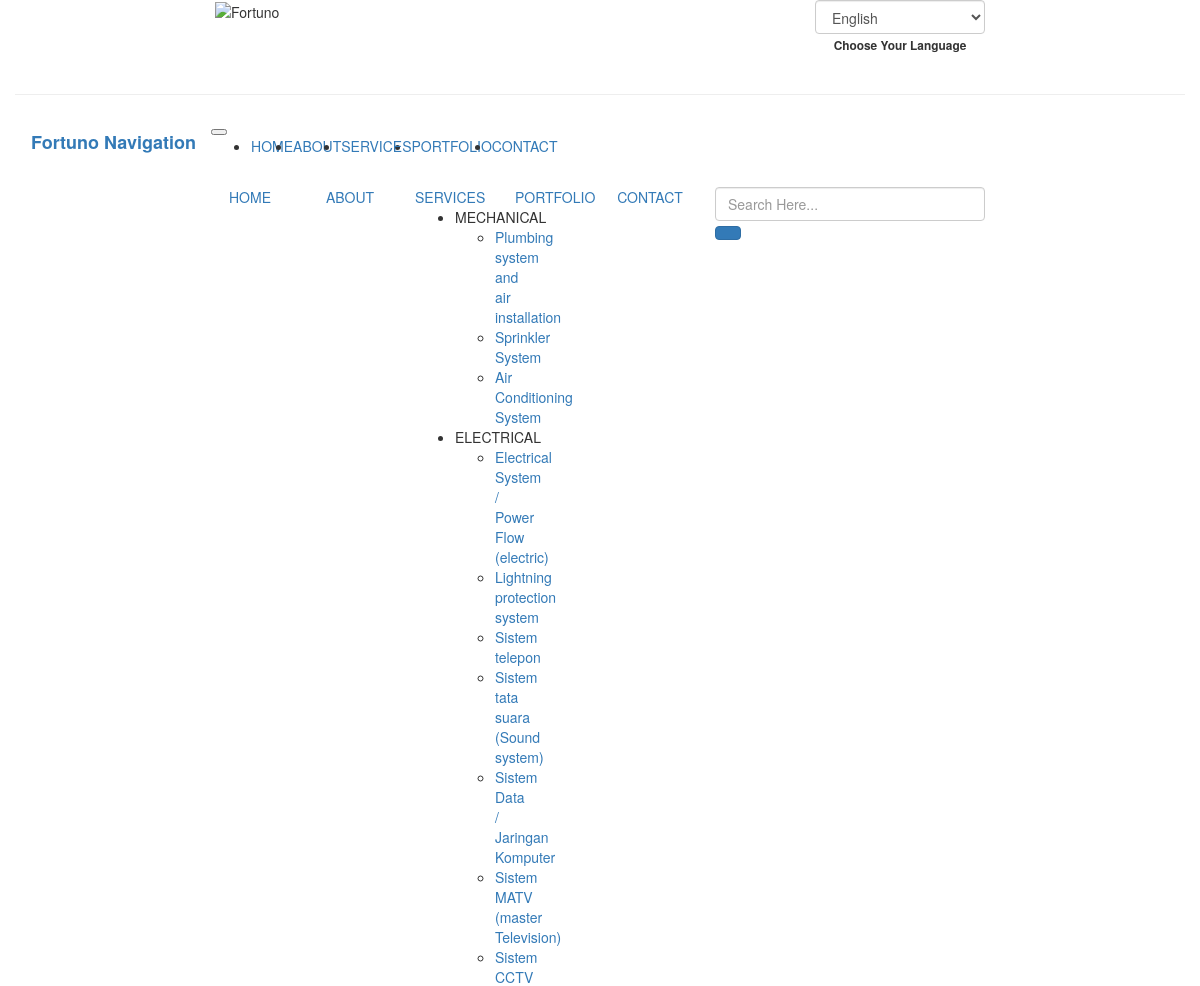
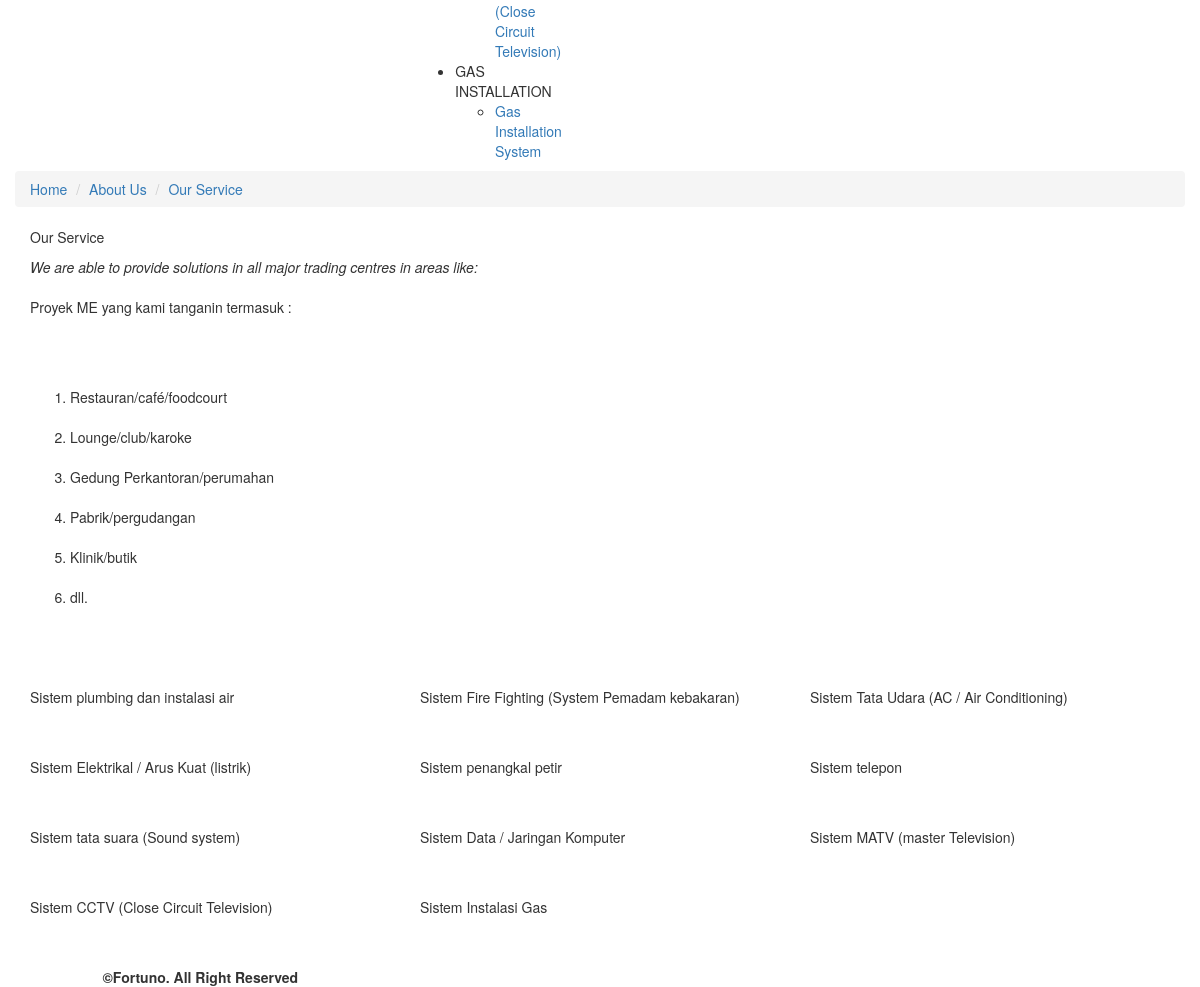
The app's page /index.php/service with its own data (2 pictures, top to bottom).
### tables this page shows
CREATE TABLE `fortu_catservices` (
  `catservices_id` int(11) NOT NULL,
  `catservices_name` varchar(255) NOT NULL,
  `catservices_name_en` varchar(255) NOT NULL,
  `catservices_desc` text NOT NULL,
  `catservices_desc_en` text NOT NULL,
  `catservices_pub` enum('88','99') NOT NULL,
  `catservices_link` varchar(255) NOT NULL,
  `catservices_icon` varchar(255) NOT NULL
);

CREATE TABLE `fortu_services` (
  `services_id` int(11) NOT NULL,
  `catservices_id` int(8) NOT NULL,
  `services_name` varchar(255) NOT NULL,
  `services_name_en` varchar(255) NOT NULL,
  `services_desc` text NOT NULL,
  `services_desc_en` text NOT NULL,
  `services_alt` varchar(255) NOT NULL COMMENT 'alt untuk gambar',
  `services_pub` enum('88','99') NOT NULL COMMENT '99 = publish',
  `services_link` varchar(255) NOT NULL
);

CREATE TABLE `fortu_text` (
  `text_id` int(8) NOT NULL,
  `text_footer` text NOT NULL,
  `text_footer_en` text NOT NULL,
  `text_slide` text NOT NULL,
  `text_slide_en` text NOT NULL,
  `text_quote` text NOT NULL,
  `text_quote_en` text NOT NULL,
  `text_service` text NOT NULL,
  `text_service_en` text NOT NULL,
  `text_portofolio` text NOT NULL,
  `text_portofolio_en` text NOT NULL,
  `text_mecha` text NOT NULL,
  `text_mecha_en` text NOT NULL
);

### application/views/index.php (called while the page is built, shortened)
<?php
$this->load->view('component/top', isset($top) ? $top : 0);
$this->load->view('component/header', isset($header) ? $header : 0);
$this->load->view($content, isset($component) ? $component : 0);

### application/controllers/Service.php (called while the page is built, shortened)
<?php
class Service extends Frontend_Controller {
	public function index()
	{
		$this->data['text'] = $this->text_model->get(1);
		$change = array();
		$services = $this->services_model->get();
		$i=0;
		foreach ($services as $service) {
			$select = array('parent_id' => $service->services_id, 'image_parent_name' => 'services');
			$select['image_seq'] = 0;
			$image = $this->image_model->get_by($select, 1, NULL, TRUE);
			$select['image_seq'] = 1;
			$icon = $this->image_model->get_by($select, 1, NULL, TRUE);
			$change[$i] = (object)array(
				'service_name' => $service->services_name,
				'service_desc' => $service->services_desc,
				'service_link' => $service->services_link,
				'service_image'=> $image->image_name,
				'service_icon' => $icon->image_name,
			);
			$i++;
		}
		$this->data['services'] = $change;
		$this->data['content']	= 'pages/service';
		$this->load->view('index', $this->data);
	}
}

### index.php (called while the page is built, shortened)
<?php
require_once BASEPATH.'core/CodeIgniter.php';

### application/helpers/hash_helper.php (called while the page is built, shortened)
<?php
function hash_link_encode($value){
	$_this =& get_instance();
	$encode = $_this->encryption->encrypt($value);
	$result = str_replace(array('+','/','='), array('-','_','~'), $encode);
	return $result;
}

### application/core/MY_Model.php (called while the page is built, shortened)
<?php
class MY_Model extends CI_Model
{
	protected $_table_name;
	protected $_order_by;
	protected $_order_by_type;
	protected $_primary_filter = 'intval';
	protected $_primary_key;
	public function get($id = NULL, $single = FALSE)
	{
		if ($id != NULL) {
			$filter = $this->_primary_filter;
			$id = $filter($id);
			$this->db->where($this->_primary_key, $id);
			$method = 'row';
		}
		elseif ($single == TRUE) {
			$method = 'row';
		}
		else {
			$method = 'result';
		}
		if ($this->_order_by_type) {
			$this->db->order_by($this->_order_by, $this->_order_by_type);
		}
		else {
			$this->db->order_by($this->_order_by);
		}
		return $this->db->get('{PRE}'.$this->_table_name)->$method();
	}
	public function get_by($where = NULL, $limit = NULL, $offset = NULL, $single = FALSE, $select = NULL)
	{
		if ($where != NULL) {
			$this->db->where($where);
		}
		if (($limit) && ($offset)) {
			$this->db->limit($limit, $offset);
		}
		elseif (($limit)) {
			$this->db->limit($limit);
		}
		return $this->get(NULL, $single);
	}
	public function count($where = NULL)
	{
		if ($where) {
			$this->db->where($where);
		}
		$this->db->from('{PRE}'.$this->_table_name);
		return $this->db->count_all_results();
	}
}

### application/core/MY_Controller.php (called while the page is built, shortened)
<?php
class Frontend_Controller extends MY_Controller
{
	public function __construct()
	{
		$categories = $this->catservices_model->get_by(array('catservices_pub' => '99'));
		$this->data['cat_all'] = $this->catservices_model->olahData($categories, FALSE);
	}
}

### application/helpers/lwd_helper.php (called while the page is built, shortened)
<?php
function title_url($str, $replace=array(), $delimiter='-')
{
	$clean = iconv('UTF-8', 'ASCII//TRANSLIT', $str);
	$clean = preg_replace("/[^a-zA-Z0-9\/_|+ -]/", '', $clean);
	$clean = strtolower(trim($clean, '-'));
	$clean = preg_replace("/[\/_|+ -]+/", $delimiter, $clean);
	return $clean;
}

### application/models/Catservices_model.php (called while the page is built, shortened)
<?php
class Catservices_model extends MY_Model
{
	function olahData($categories, $wimage=NULL)
	{
	  $category = array();
	  foreach ($categories as $cat) {
			$this->db->where(array('catservices_id' => $cat->catservices_id, 'services_pub' => '99', 'image_parent_name' => 'services'));
			$this->db->join('{PRE}'.'image', '{PRE}'.'image.parent_id = {PRE}services.services_id');
			$services = $this->db->get('{PRE}services')->result();
	    $serpis = array();
	    foreach ($services as $service) {
	      $serpis[] = (object)array(
	        'services_name' => $service->services_name,
	        'services_name_en' => $service->services_name_en,
	        'services_desc' => $service->services_desc,
	        'services_desc_en' => $service->services_desc_en,
					'services_link' => $service->services_link,
	        'services_img' => $service->image_name
	      );
	    }
	    $category[] = (object)array(
	      'catservice_name' => $cat->catservices_name,
	      'catservice_name_en' => $cat->catservices_name_en,
				'catservice_desc' => $cat->catservices_desc,
	      'catservice_desc_en' => $cat->catservices_desc_en,
				'catservice_icon' => $cat->catservices_icon,
				'catservice_link' => $cat->catservices_link,
	      'services' => $serpis
	      );
	    ($wimage == TRUE) ? $category[0]->catservice_bg = $cat->image_name : '';
	  }
	  return $category;
	}
}

### application/views/pages/service.php (the view, shortened to what this page needs)
<section>
  <div class="service">
    <div class="banner-head">
      <div class="breadcumb">
        <ul class="breadcrumb container">
          <li><a href="<?=site_url()?>">Home</a></li>
          <li><a href="#">About Us</a></li>
          <li class="aktip"><a href="#">Our Service</a></li>
        </ul>
      </div>
    </div>
    <div class="content-service">
      <div class="container">
        <div class="row">
          <div class="col-lg-12">
            <p>Our Service</p>
            <p><em>We are able to provide solutions in all major trading centres in areas like:</em></p>
          </div>
        </div>
        <div class="row">
          <div class="col-lg-12">
            <p><?=nl2br($text->text_service)?></p>
          </div>
        </div>
        <div class="row">
          <?php foreach ($services as $service): ?>
            <div class="col-lg-4">
              <div class="box-service">
                <p><?=$service->service_name?></p>
                <div class="icon"><img src="<?=site_url("uploads/img/services/$service->service_icon")?>" alt=""></div>
              </div>
            </div>
          <?php endforeach; ?>
        </div>
      </div>
    </div>
  </div>
</section>

### application/views/component/header.php (shortened to what this page needs)
<header id="beranda">
  <div class="container-fluid header">
    <div class="row">
      <div class="col-md-2 logo">
        <img class="img-fluid" src="<?php echo base_url(); ?>dist/img/assets/logo.png" alt="Fortuno">
      </div>
      <div class="col-md-2 lang-container">
        <div class="form-group text-center select_language">
          <select onchange="this.options[this.selectedIndex].value && (window.location = this.options[this.selectedIndex].value);" class="form-control cursor_pointer" id="select_language">
            <?php $bawa_link = base_url(uri_string()); ?>
            <option <?=($lang_active == 'english') ? 'selected' : '' ;?> value="<?=site_url('lang/choose/en?link='.hash_link_encode($bawa_link))?>">English</option>
          </select>
          <?php if ($lang_active == 'indonesia'): ?>
            <label for="select_language"><small class="hoverious">Pilih Bahasa Anda</small></label>
          <?php else: ?>
            <label for="select_language"><small class="hoverious">Choose Your Language</small></label>
          <?php endif; ?>
        </div>
      </div>
    </div>
    <hr>
    <?php
      $at_index = "";
      $match_url = array(0);
      preg_match('/^\/fortuno\/(|index\.php)$/', $_SERVER['REQUEST_URI'], $match_url);
      if (!isset($match_url[0])) {
        $at_index = base_url();
      }
    ?>
    <nav class="navbar navbar-expand-md bg-light navbar-light nav-mobile">
      <a class="navbar-brand" href="<?=base_url()?>#beranda"><strong><span class="cblue">Fortuno</span> Navigation</strong></a>
      <button class="navbar-toggler" type="button" data-toggle="collapse" data-target="#collapsibleNavbar">
      </button>
      <div class="collapse navbar-collapse" id="collapsibleNavbar">
        <ul class="navbar-nav">
          <li class="nav-item">
            <a class="nav-link" href="<?=base_url()?>#beranda">HOME</a>
          </li>
          <li class="nav-item">
            <a class="nav-link" href="<?=base_url()?>#about">ABOUT</a>
          </li>
          <li class="nav-item dropdown style-dropdown-mobile">
            <a class="nav-link dropdown-toggle" href="#" id="navbarServices" role="button" data-toggle="dropdown" aria-haspopup="true" aria-expanded="false">SERVICES</a>
          </li>
          <li class="nav-item">
            <a class="nav-link" href="<?=base_url()?>#portfolio">PORTFOLIO</a>
          </li>
          <li class="nav-item">
            <a class="nav-link" href="<?=base_url()?>#contact">CONTACT</a>
          </li>
        </ul>
      </div>
    </nav>
    <nav class="row text-center nav-desktop">
      <div class="col-md-2"></div>
      <div class="col-md-1 nav-list homepage"><a href="<?=base_url()?>#beranda">HOME</a></div>
      <div class="col-md-1 nav-list about"><a href="<?=base_url()?>#about">ABOUT</a></div>
      <div class="col-md-1 nav-list services position-relative menu-has-sub"><a href="<?php echo $at_index; ?>#services">SERVICES</a>
        <ul class="position-absolute sub1">
          <?php foreach ($cat_all as $categ):
            $field_categ = cekBahasa('catservice_name');
          ?>
            <li class="position-relative sub1-has-sub"><?=strtoupper($categ->$field_categ)?> <i class="fas fa-chevron-circle-right"></i>
              <ul class="position-absolute sub2">
                <?php foreach ($categ->services as $service):
                  $field_service = cekBahasa('services_name');
                ?>
                  <li><a href="<?php echo base_url(); ?>services/<?=str_replace(' ', '-', strtolower($categ->catservice_link))?>#<?=title_url($service->$field_service)?>"><?=$service->$field_service?></a></li>
                <?php endforeach; ?>
              </ul>
            </li>
          <?php endforeach; ?>
        </ul>
      </div>
      <div class="col-md-1 nav-list portfolio"><a href="<?=base_url()?>#portfolio">PORTFOLIO</a></div>
      <div class="col-md-1 nav-list contact"><a href="<?=base_url()?>#contact">CONTACT</a></div>
      <div class="col-md-3 text-left search-container">
        <div class="form-group search">
          <form id="search" action="<?=base_url()?>search/<?=($this->uri->segment(2) === 'portfolio') ? 'portfolio' : 'services'?>/0/index.php" method="get">
            <input type="text" name="s" class="form-control <?=(null !== $this->uri->segment(4)) ? 'underline' : '';?>" placeholder="Search Here..." value="<?=
              (null !== $this->uri->segment(4)) ? str_replace('%20', ' ', str_replace('-', ' ', $this->uri->segment(4))) : '';
            ?>">
            <button class="btn btn-primary" type="submit"><i class="fas fa-search"></i></button>
          </form>
        </div>
      </div>
    </nav>
  </div>
</header>

### records on screen
fortu_catservices: field_categ "MECHANICAL"
fortu_services: field_service "Plumbing system and air installation", services_name "Sistem plumbing dan instalasi air"
fortu_services: field_service "Sprinkler System", services_name "Sistem Fire Fighting (System Pemadam kebakaran)"
fortu_services: field_service "Air Conditioning System", services_name "Sistem Tata Udara (AC / Air Conditioning)"
fortu_catservices: field_categ "ELECTRICAL"
fortu_services: field_service "Electrical System / Power Flow (electric)", services_name "Sistem Elektrikal / Arus Kuat (listrik)"
fortu_services: field_service "Lightning protection system", services_name "Sistem penangkal petir"
fortu_services: field_service "Sistem telepon", services_name "Sistem telepon"
fortu_services: field_service "Sistem tata suara (Sound system)", services_name "Sistem tata suara (Sound system)"
fortu_services: field_service "Sistem Data / Jaringan Komputer", services_name "Sistem Data / Jaringan Komputer"
fortu_services: field_service "Sistem MATV (master Television)", services_name "Sistem MATV (master Television)"
fortu_services: field_service "Sistem CCTV (Close Circuit Television)", services_name "Sistem CCTV (Close Circuit Television)"
fortu_catservices: field_categ "GAS INSTALLATION"
fortu_services: field_service "Gas Installation System", services_name "Sistem Instalasi Gas"
fortu_text: text_service "Proyek ME yang kami tanganin termasuk : Restauran/café/foodcourt Lounge/club/karoke Gedung Perkantoran/perumahan Pabrik/pergudangan Klinik/butik dll."
